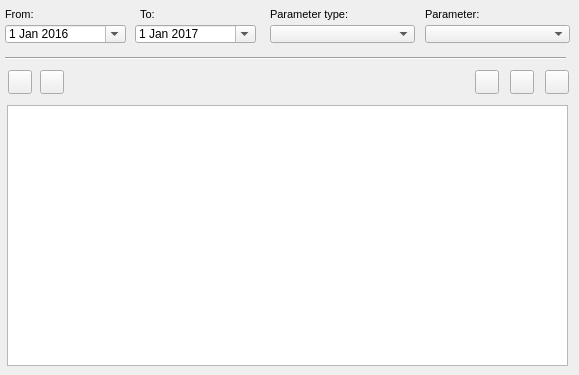
    <widget class="QWidget" name="page_event">
     <attribute name="title">
      <string>O&amp;&amp;M</string>
     </attribute>
     <widget class="QComboBox" name="event_id">
      <property name="geometry">
       <rect>
        <x>425</x>
        <y>25</y>
        <width>145</width>
        <height>18</height>
       </rect>
      </property>
     </widget>
     <widget class="QPushButton" name="btn_new_visit">
      <property name="geometry">
       <rect>
        <x>40</x>
        <y>70</y>
        <width>24</width>
        <height>24</height>
       </rect>
      </property>
      <property name="sizePolicy">
       <sizepolicy hsizetype="Minimum" vsizetype="Fixed">
        <horstretch>0</horstretch>
        <verstretch>0</verstretch>
       </sizepolicy>
      </property>
      <property name="toolTip">
       <string>Add visit</string>
      </property>
      <property name="styleSheet">
       <string notr="true"/>
      </property>
      <property name="text">
       <string/>
      </property>
      <property name="icon">
       <iconset>
        <normaloff>../icons/64b.png</normaloff>../icons/64b.png</iconset>
      </property>
      <property name="iconSize">
       <size>
        <width>22</width>
        <height>22</height>
       </size>
      </property>
     </widget>
     <widget class="QLabel" name="label_event_paramt_type">
      <property name="geometry">
       <rect>
        <x>270</x>
        <y>3</y>
        <width>93</width>
        <height>22</height>
       </rect>
      </property>
      <property name="font">
       <font>
        <pointsize>8</pointsize>
       </font>
      </property>
      <property name="layoutDirection">
       <enum>Qt::LeftToRight</enum>
      </property>
      <property name="frameShape">
       <enum>QFrame::NoFrame</enum>
      </property>
      <property name="frameShadow">
       <enum>QFrame::Raised</enum>
      </property>
      <property name="text">
       <string>Parameter type:</string>
      </property>
      <property name="textFormat">
       <enum>Qt::AutoText</enum>
      </property>
      <property name="scaledContents">
       <bool>false</bool>
      </property>
      <property name="margin">
       <number>3</number>
      </property>
     </widget>
     <widget class="QComboBox" name="event_type">
      <property name="geometry">
       <rect>
        <x>270</x>
        <y>25</y>
        <width>145</width>
        <height>18</height>
       </rect>
      </property>
     </widget>
     <widget class="QDateEdit" name="date_event_to">
      <property name="geometry">
       <rect>
        <x>135</x>
        <y>25</y>
        <width>121</width>
        <height>18</height>
       </rect>
      </property>
      <property name="date">
       <date>
        <year>2017</year>
        <month>1</month>
        <day>1</day>
       </date>
      </property>
      <property name="calendarPopup">
       <bool>true</bool>
      </property>
     </widget>
     <widget class="QPushButton" name="btn_open_gallery">
      <property name="geometry">
       <rect>
        <x>475</x>
        <y>70</y>
        <width>24</width>
        <height>24</height>
       </rect>
      </property>
      <property name="toolTip">
       <string>&lt;html&gt;&lt;head/&gt;&lt;body&gt;&lt;p&gt;Open Gallery&lt;/p&gt;&lt;/body&gt;&lt;/html&gt;</string>
      </property>
      <property name="styleSheet">
       <string notr="true"/>
      </property>
      <property name="text">
       <string/>
      </property>
      <property name="icon">
       <iconset>
        <normaloff>../icons/136b.png</normaloff>../icons/136b.png</iconset>
      </property>
      <property name="iconSize">
       <size>
        <width>22</width>
        <height>22</height>
       </size>
      </property>
     </widget>
     <widget class="QLabel" name="label_event_parameter">
      <property name="geometry">
       <rect>
        <x>425</x>
        <y>3</y>
        <width>91</width>
        <height>22</height>
       </rect>
      </property>
      <property name="font">
       <font>
        <pointsize>8</pointsize>
       </font>
      </property>
      <property name="frameShape">
       <enum>QFrame::NoFrame</enum>
      </property>
      <property name="frameShadow">
       <enum>QFrame::Raised</enum>
      </property>
      <property name="text">
       <string>Parameter:</string>
      </property>
      <property name="textFormat">
       <enum>Qt::AutoText</enum>
      </property>
      <property name="scaledContents">
       <bool>false</bool>
      </property>
      <property name="margin">
       <number>3</number>
      </property>
     </widget>
     <widget class="QDateEdit" name="date_event_from">
      <property name="geometry">
       <rect>
        <x>5</x>
        <y>25</y>
        <width>121</width>
        <height>18</height>
       </rect>
      </property>
      <property name="date">
       <date>
        <year>2016</year>
        <month>1</month>
        <day>1</day>
       </date>
      </property>
      <property name="calendarPopup">
       <bool>true</bool>
      </property>
     </widget>
     <widget class="QTableView" name="tbl_event_node">
      <property name="geometry">
       <rect>
        <x>7</x>
        <y>105</y>
        <width>561</width>
        <height>261</height>
       </rect>
      </property>
      <property name="sortingEnabled">
       <bool>true</bool>
      </property>
     </widget>
     <widget class="QLabel" name="label_data_event_from">
      <property name="geometry">
       <rect>
        <x>5</x>
        <y>3</y>
        <width>90</width>
        <height>22</height>
       </rect>
      </property>
      <property name="font">
       <font>
        <pointsize>8</pointsize>
       </font>
      </property>
      <property name="frameShape">
       <enum>QFrame::NoFrame</enum>
      </property>
      <property name="frameShadow">
       <enum>QFrame::Plain</enum>
      </property>
      <property name="text">
       <string>From:</string>
      </property>
      <property name="textFormat">
       <enum>Qt::AutoText</enum>
      </property>
      <property name="scaledContents">
       <bool>false</bool>
      </property>
      <property name="alignment">
       <set>Qt::AlignLeading|Qt::AlignLeft|Qt::AlignVCenter</set>
      </property>
      <property name="margin">
       <number>3</number>
      </property>
     </widget>
     <widget class="QLabel" name="label_data_event_to">
      <property name="geometry">
       <rect>
        <x>140</x>
        <y>3</y>
        <width>31</width>
        <height>22</height>
       </rect>
      </property>
      <property name="font">
       <font>
        <pointsize>8</pointsize>
       </font>
      </property>
      <property name="frameShape">
       <enum>QFrame::NoFrame</enum>
      </property>
      <property name="frameShadow">
       <enum>QFrame::Raised</enum>
      </property>
      <property name="text">
       <string>To:</string>
      </property>
      <property name="textFormat">
       <enum>Qt::AutoText</enum>
      </property>
      <property name="scaledContents">
       <bool>false</bool>
      </property>
      <property name="margin">
       <number>3</number>
      </property>
     </widget>
     <widget class="Line" name="line_7">
      <property name="geometry">
       <rect>
        <x>5</x>
        <y>50</y>
        <width>561</width>
        <height>16</height>
       </rect>
      </property>
      <property name="orientation">
       <enum>Qt::Horizontal</enum>
      </property>
     </widget>
     <widget class="QPushButton" name="btn_open_visit_doc">
      <property name="geometry">
       <rect>
        <x>510</x>
        <y>70</y>
        <width>24</width>
        <height>24</height>
       </rect>
      </property>
      <property name="toolTip">
       <string>&lt;html&gt;&lt;head/&gt;&lt;body&gt;&lt;p&gt;Open document&lt;/p&gt;&lt;/body&gt;&lt;/html&gt;</string>
      </property>
      <property name="styleSheet">
       <string notr="true"/>
      </property>
      <property name="text">
       <string/>
      </property>
      <property name="icon">
       <iconset>
        <normaloff>../icons/170b.png</normaloff>../icons/170b.png</iconset>
      </property>
      <property name="iconSize">
       <size>
        <width>22</width>
        <height>22</height>
       </size>
      </property>
     </widget>
     <widget class="QPushButton" name="btn_open_visit_event">
      <property name="geometry">
       <rect>
        <x>545</x>
        <y>70</y>
        <width>24</width>
        <height>24</height>
       </rect>
      </property>
      <property name="toolTip">
       <string>&lt;html&gt;&lt;head/&gt;&lt;body&gt;&lt;p&gt;Event data&lt;/p&gt;&lt;/body&gt;&lt;/html&gt;</string>
      </property>
      <property name="styleSheet">
       <string notr="true"/>
      </property>
      <property name="text">
       <string/>
      </property>
      <property name="icon">
       <iconset>
        <normaloff>../icons/134b.png</normaloff>../icons/134b.png</iconset>
      </property>
      <property name="iconSize">
       <size>
        <width>22</width>
        <height>22</height>
       </size>
      </property>
     </widget>
     <widget class="QPushButton" name="btn_open_visit">
      <property name="geometry">
       <rect>
        <x>8</x>
        <y>70</y>
        <width>24</width>
        <height>24</height>
       </rect>
      </property>
      <property name="toolTip">
       <string>Visit manager</string>
      </property>
      <property name="styleSheet">
       <string notr="true"/>
      </property>
      <property name="text">
       <string/>
      </property>
      <property name="icon">
       <iconset>
        <normaloff>../icons/65b.png</normaloff>../icons/65b.png</iconset>
      </property>
      <property name="iconSize">
       <size>
        <width>22</width>
        <height>22</height>
       </size>
      </property>
     </widget>
    </widget>
